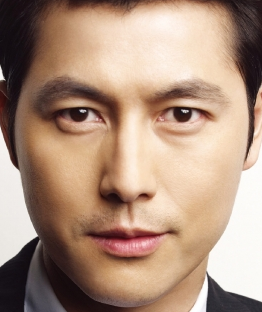
//> input picture resource/jws_0.PNG, 262 x 312 px
$ ./03_face   (built with g++ and OpenCV 4)
//> lines starting //> are read from the running program, lines starting //| are printed output that depends on the picture
### face_detection.hpp
#pragma once
#include <iostream>
#include <opencv2/highgui.hpp>
#include <opencv2/core/core.hpp>
#include <opencv2/imgproc/imgproc.hpp>

using namespace cv;
using namespace std;

#define COMP_TH(X, COMP, VAL) (X >= COMP ? VAL : 0)

// [32 lines left out: functions integralImage, getIntegralSum, haarLikeValue, not called in this run]

class Parallel_LBP_MAT : public ParallelLoopBody {
private:
    Mat & src, &dst;
public:
    Parallel_LBP_MAT(Mat &_src, Mat& _dst) : src(_src), dst(_dst) {
        this->dst = Mat::zeros(src.rows, src.cols, src.type());
    }
    virtual void operator()(const Range &r) const {
        int row = src.rows, col = src.cols, step = (int)src.step1();
        uchar* ptr = src.ptr<uchar>(0, 0);
        uchar* ptr_dst = dst.ptr<uchar>(0, 0);
        for (int i = r.start; i < r.end; i++) { // row 병렬처리
            int tot, comp;
            for (int j = 1; j < col - 1; j++) {
                comp = *(ptr + (step * i) + j);
                tot = COMP_TH(*(ptr + (step * i) - 1 + j), comp, 1);
                tot += COMP_TH(*(ptr + (step * i) + step - 1 + j), comp, 2);
                tot += COMP_TH(*(ptr + (step * i) + step + j), comp, 4);
                tot += COMP_TH(*(ptr + (step * i) + step + 1 + j), comp, 8);
                tot += COMP_TH(*(ptr + (step * i) + 1 + j), comp, 16);
                tot += COMP_TH(*(ptr + (step * i) - step + 1 + j), comp, 32);
                tot += COMP_TH(*(ptr + (step * i) - step + j), comp, 64);
                tot += COMP_TH(*(ptr + (step * i) - step - 1 + j), comp, 128);
                *(ptr_dst + (step * i) + j) = tot;
            }
        }
    }
};

class Parallel_MCT_MAT : public ParallelLoopBody {
private:
    Mat & src, &dst;
public:
    Parallel_MCT_MAT(Mat &_src, Mat& _dst) : src(_src), dst(_dst) {
        this->dst = Mat::zeros(src.rows, src.cols, src.type());
    }
    virtual void operator()(const Range &r) const {
        int row = src.rows, col = src.cols, step = (int)src.step1();
        uchar* ptr = src.ptr<uchar>(0, 0);
        uchar* ptr_dst = dst.ptr<uchar>(0, 0);
        for (int i = r.start; i < r.end; i++) { // row 병렬처리
            uchar val[9];
            int tot, input;
            for (int j = 1; j < col - 1; j++) {
                val[0] = *(ptr + (step * i) - step - 1 + j);
                val[1] = *(ptr + (step * i) - step + j);
                val[2] = *(ptr + (step * i) - step + 1 + j);
                val[3] = *(ptr + (step * i) + 1 + j);
                val[4] = *(ptr + (step * i) + step + 1 + j);
                val[5] = *(ptr + (step * i) + step + j);
                val[6] = *(ptr + (step * i) + step - 1 + j);
                val[7] = *(ptr + (step * i) - 1 + j);
                val[8] = *(ptr + (step * i) + j);
                tot = val[0] + val[1] + val[2] + val[3] + val[4] +
                    val[5] + val[6] + val[7] + val[8];

                input = COMP_TH((val[0] << 3) + val[0], tot, 1);
                input += COMP_TH((val[1] << 3) + val[1], tot, 2);
                input += COMP_TH((val[2] << 3) + val[2], tot, 4);
                input += COMP_TH((val[3] << 3) + val[3], tot, 8);
                input += COMP_TH((val[4] << 3) + val[4], tot, 16);
                input += COMP_TH((val[5] << 3) + val[5], tot, 32);
                input += COMP_TH((val[6] << 3) + val[6], tot, 64);
                input += COMP_TH((val[7] << 3) + val[7], tot, 128);
                *(ptr_dst + (step * i) + j) = input;
            }
        }
    }
};

class Parallel_LBP : public ParallelLoopBody {
private:
    Mat & src;
    int* dst;
public:
    Parallel_LBP(Mat &_src, int* _dst) : src(_src), dst(_dst) {}
    virtual void operator()(const Range &r) const {
        int row = src.rows, col = src.cols, step = (int)src.step1();
        uchar* ptr = src.ptr<uchar>(0, 0);
        for (int i = r.start; i < r.end; i++) { // row 병렬처리
            int tot, comp;
            for (int j = 1; j < col - 1; j++) {
                comp = *(ptr + (step * i) + j);
                tot = COMP_TH(*(ptr + (step * i) - 1 + j), comp, 1);
                tot += COMP_TH(*(ptr + (step * i) + step - 1 + j), comp, 2);
                tot += COMP_TH(*(ptr + (step * i) + step + j), comp, 4);
                tot += COMP_TH(*(ptr + (step * i) + step + 1 + j), comp, 8);
                tot += COMP_TH(*(ptr + (step * i) + 1 + j), comp, 16);
                tot += COMP_TH(*(ptr + (step * i) - step + 1 + j), comp, 32);
                tot += COMP_TH(*(ptr + (step * i) - step + j), comp, 64);
                tot += COMP_TH(*(ptr + (step * i) - step - 1 + j), comp, 128);
                *(dst + ((row - 2) * (i - 1)) + (j - 1)) = tot;
            }
        }
    }
};

static void invariant_rotaion_lbp(int *lbp, int size_lbp, float *hist) {
    static const int lookup[7][8] = {
        { 1, 2, 4, 8, 16, 32, 64, 128 },
        { 3, 6, 12, 24, 48, 96, 192, 129 },
        { 7, 14, 28, 56, 112, 224, 193, 131 },
        { 15, 30, 60, 120, 240, 225, 195, 135 },
        { 31, 62, 124, 248, 241, 227, 199, 143 },
        { 63, 126, 252, 249, 243, 231, 207, 159 },
        { 127, 254, 253, 251, 247, 239, 223, 191 } };
    int bin_count[10] = { 0, 0, 0, 0, 0, 0, 0, 0, 0, 0 };
    bool non_uniform;
    for (int i = 0; i < size_lbp; i++) {
        if (lbp[i] == 0) {
            bin_count[0]++;
        }
        else if (lbp[i] == 255) {
            bin_count[8]++;
        }
        else {
            for (int j = 0; j < 8; j++) {
                non_uniform = false;
                if (lbp[i] == lookup[0][j]) {
                    bin_count[1]++;
                    break;
                }
                else if (lbp[i] == lookup[1][j]) {
                    bin_count[2]++;
                    break;
                }
                else if (lbp[i] == lookup[2][j]) {
                    bin_count[3]++;
                    break;
                }
                else if (lbp[i] == lookup[3][j]) {
                    bin_count[4]++;
                    break;
                }
                else if (lbp[i] == lookup[4][j]) {
                    bin_count[5]++;
                    break;
                }
                else if (lbp[i] == lookup[5][j]) {
                    bin_count[6]++;
                    break;
                }
                else if (lbp[i] == lookup[6][j]) {
                    bin_count[7]++;
                    break;
                }
                else non_uniform = true;
            }
            // 0, 255, Uniform에도 속하지 않는 값
            if (non_uniform) {
                bin_count[9]++;
            }
        }
    }
    for (int k = 0; k < 10; k++) {
        hist[k] = (float)(bin_count[k] / 324.f);
    }
}

class mat_processor {
public:
    virtual void print() = 0;
    virtual float run() = 0;
};

class CompareLBP : public mat_processor {
private:
    Mat & src, &dst;
    String src_name, dst_name;
    float *bin, *bin_dst;
    int blockSize;
    int blockCount;
    float diff;
    const int binArray = 10;

public:
    CompareLBP(Mat &_src, String s_name, Mat &_dst, String d_name)
        : src(_src), src_name(s_name), dst(_dst), dst_name(d_name), blockSize(20), blockCount(10), diff(0.f) {
    }
    void print() {
        cout << src_name << " vs " << dst_name << " = " << diff << endl;
    }

    float run() {
        diff = 0.f;
        setMatrix(src);
        setMatrix(dst);
        bin = (float*)malloc(sizeof(float) * blockCount * blockCount * binArray);
        bin_dst = (float*)malloc(sizeof(float) * blockCount * blockCount * binArray);
        for (int i = 0; i < blockCount; i++) {
            for (int j = 0; j < blockCount; j++) {
                Mat cropImg = src(Rect(i * blockSize, j * blockSize, blockSize, blockSize));
                Mat cropImg_dst = dst(Rect(i * blockSize, j * blockSize, blockSize, blockSize));
                int *buf = (int*)malloc(sizeof(int) * (cropImg.rows - 2) * (cropImg.cols - 2));

                parallel_for_(Range(1, cropImg.rows - 1), Parallel_LBP(cropImg, buf));
                invariant_rotaion_lbp(
                    buf, (cropImg.rows - 2) * (cropImg.cols - 2),
                    &bin[(j * blockCount * blockCount) + (i * binArray)]);

                parallel_for_(Range(1, cropImg_dst.rows - 1), Parallel_LBP(cropImg_dst, buf));
                invariant_rotaion_lbp(
                    buf, (cropImg_dst.rows - 2) * (cropImg_dst.cols - 2),
                    &bin_dst[(j * blockCount * blockCount) + (i * binArray)]);

                free(buf);
            }
        }
        for (int k = 0; k < blockCount * blockCount * binArray; k++) {
            diff += (bin[k] - bin_dst[k]) * (bin[k] - bin_dst[k]);
        }
        free(bin);
        free(bin_dst);
        return diff;
    }
    void setMatrix(Mat &src) {
        if (src.channels() > 1)
            cvtColor(src, src, CV_RGB2GRAY);
        resize(src, src, Size((blockCount * blockSize), (blockCount * blockSize)));
    }
    void setParam1(Mat &_src, String _name) {
        src = _src;
        src_name = _name;
        setMatrix(src);
    }
    // [5 lines left out: function setParam2, not called in this run]
};

class ContainerProcess {
private:
    vector<mat_processor*> v;
    vector<mat_processor*>::iterator it;
public:
    void add(mat_processor* proc) {
        v.push_back(proc);
    }
    void del() {
        v.pop_back();
    }
    void run() {
        it = v.begin();
        for (int i = 0; it != v.end(); it++, i++) {
            v[i]->run();
            v[i]->print();
        }
    }
};

### 03_face.cpp
#include <opencv2\opencv.hpp>
#include "face_detection.hpp"

using namespace cv;
using namespace std;

int main() {
    Mat in_img0 = imread("./resource/jws_0.PNG", IMREAD_GRAYSCALE);
//> in_img0: 312 rows x 262 cols, CV_8UC1; min 0, max 255, mean 152.2
    Mat in_img1 = imread("./resource/kdw_0.PNG", IMREAD_GRAYSCALE);
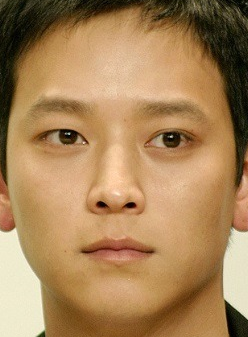
//> input picture resource/kdw_0.PNG, 248 x 337 px
//> in_img1: 337 rows x 248 cols, CV_8UC1; min 0, max 249, mean 140.2
    Mat in_img2 = imread("./resource/lsk_0.PNG", IMREAD_GRAYSCALE);
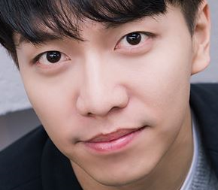
//> input picture resource/lsk_0.PNG, 218 x 190 px
//> in_img2: 190 rows x 218 cols, CV_8UC1; min 0, max 227, mean 125.6
    Mat in_img3 = imread("./resource/qqq.PNG", IMREAD_GRAYSCALE);
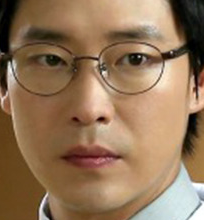
//> input picture resource/qqq.PNG, 204 x 220 px
//> in_img3: 220 rows x 204 cols, CV_8UC1; min 0, max 255, mean 124.6
    Mat in_img4 = imread("./resource/khr_0.PNG", IMREAD_GRAYSCALE);
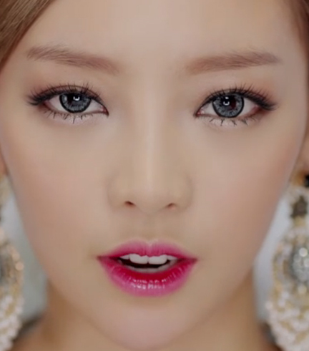
//> input picture resource/khr_0.PNG, 309 x 351 px
//> in_img4: 351 rows x 309 cols, CV_8UC1; min 0, max 192, mean 143.2
    Mat in_img5 = imread("./resource/jws_1.PNG", IMREAD_GRAYSCALE);
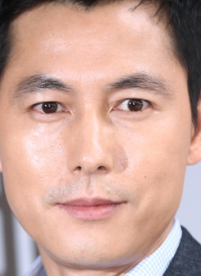
//> input picture resource/jws_1.PNG, 201 x 276 px
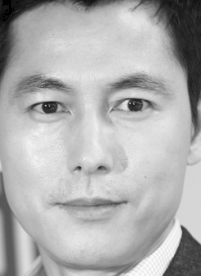
//> in_img5: 276 rows x 201 cols, CV_8UC1; min 0, max 253, mean 175
    Mat in_img6 = imread("./resource/khr_1.PNG", IMREAD_GRAYSCALE);
//> khr_1.PNG cannot be read in this run, so this picture is empty

    CompareLBP test0(in_img5, "jws_1.PNG", in_img0, "jws_0.PNG");
    CompareLBP test1(in_img5, "jws_1.PNG", in_img1, "kdw_0.PNG");
    CompareLBP test2(in_img5, "jws_1.PNG", in_img2, "lsk_0.PNG");
    CompareLBP test3(in_img5, "jws_1.PNG", in_img3, "qqq.PNG");
    CompareLBP test4(in_img5, "jws_1.PNG", in_img4, "khr_0.PNG");
    ContainerProcess con;
    con.add(&test0);
//> in add, `v.push_back(proc);`: v = 1 item
    con.add(&test1);
    con.add(&test2);
    con.add(&test3);
    con.add(&test4);
    con.run();
//> the loop in run, `for (int i = 0; it != v.end(); it++, i++)` made 5 passes
//| jws_1.PNG vs jws_0.PNG = 5.38916
//| jws_1.PNG vs kdw_0.PNG = 8.24109
//| jws_1.PNG vs lsk_0.PNG = 10.9408
//| jws_1.PNG vs qqq.PNG = 6.9903
//| jws_1.PNG vs khr_0.PNG = 8.11636
//> pass 3, in setMatrix (call 6), `resize(src, src, Size((blockCount * blockSize), (blockCount * blockSiz..`:
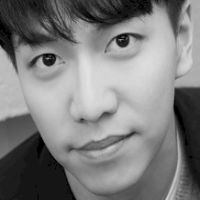
//> src: 200 rows x 200 cols, CV_8UC1; min 0, max 226, mean 125.5

    test0.setParam1(in_img6, "khr_1.PNG");
//> (the run ends here: the program stops with an error, at `resize(src, src, Size((blockCount * blockSize), (blockCount * blockSiz..`)
